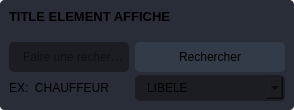
                     <widget class="QFrame" name="frame_recherche_2">
                      <property name="styleSheet">
                       <string notr="true">border-radius: 5px;</string>
                      </property>
                      <property name="frameShape">
                       <enum>QFrame::StyledPanel</enum>
                      </property>
                      <property name="frameShadow">
                       <enum>QFrame::Raised</enum>
                      </property>
                      <layout class="QVBoxLayout" name="verticalLayout_20">
                       <property name="spacing">
                        <number>0</number>
                       </property>
                       <property name="leftMargin">
                        <number>0</number>
                       </property>
                       <property name="topMargin">
                        <number>0</number>
                       </property>
                       <property name="rightMargin">
                        <number>0</number>
                       </property>
                       <property name="bottomMargin">
                        <number>0</number>
                       </property>
                       <item>
                        <widget class="QFrame" name="frame_content_recherche_2">
                         <property name="minimumSize">
                          <size>
                           <width>0</width>
                           <height>110</height>
                          </size>
                         </property>
                         <property name="maximumSize">
                          <size>
                           <width>16777215</width>
                           <height>110</height>
                          </size>
                         </property>
                         <property name="styleSheet">
                          <string notr="true">background-color: rgb(41, 45, 56);
border-radius: 5px;</string>
                         </property>
                         <property name="frameShape">
                          <enum>QFrame::StyledPanel</enum>
                         </property>
                         <property name="frameShadow">
                          <enum>QFrame::Raised</enum>
                         </property>
                         <layout class="QVBoxLayout" name="verticalLayout_21">
                          <property name="spacing">
                           <number>0</number>
                          </property>
                          <property name="leftMargin">
                           <number>0</number>
                          </property>
                          <property name="topMargin">
                           <number>0</number>
                          </property>
                          <property name="rightMargin">
                           <number>0</number>
                          </property>
                          <property name="bottomMargin">
                           <number>0</number>
                          </property>
                          <item>
                           <widget class="QFrame" name="frame_title_2">
                            <property name="frameShape">
                             <enum>QFrame::StyledPanel</enum>
                            </property>
                            <property name="frameShadow">
                             <enum>QFrame::Raised</enum>
                            </property>
                            <layout class="QVBoxLayout" name="verticalLayout_22">
                             <item>
                              <widget class="QLabel" name="label_titre_2">
                               <property name="font">
                                <font>
                                 <family>Segoe UI</family>
                                 <pointsize>10</pointsize>
                                 <weight>75</weight>
                                 <bold>true</bold>
                                </font>
                               </property>
                               <property name="text">
                                <string>TITLE ELEMENT AFFICHE</string>
                               </property>
                              </widget>
                             </item>
                            </layout>
                           </widget>
                          </item>
                          <item>
                           <widget class="QFrame" name="frame_bar_recherche_2">
                            <property name="frameShape">
                             <enum>QFrame::NoFrame</enum>
                            </property>
                            <property name="frameShadow">
                             <enum>QFrame::Raised</enum>
                            </property>
                            <layout class="QHBoxLayout" name="horizontalLayout_20">
                             <item>
                              <layout class="QGridLayout" name="gridLayout_2">
                               <item row="0" column="1">
                                <widget class="QPushButton" name="pushButton_2">
                                 <property name="minimumSize">
                                  <size>
                                   <width>150</width>
                                   <height>30</height>
                                  </size>
                                 </property>
                                 <property name="font">
                                  <font>
                                   <family>Segoe UI</family>
                                   <pointsize>9</pointsize>
                                  </font>
                                 </property>
                                 <property name="styleSheet">
                                  <string notr="true">QPushButton {
	border: 2px solid rgb(52, 59, 72);
	border-radius: 5px;	
	background-color: rgb(52, 59, 72);
}
QPushButton:hover {
	
	background-color: rgb(36, 73, 109);
	border: 2px solid rgb(61, 70, 86);
}
QPushButton:pressed {	
	
	background-color: rgb(85, 255, 255);
	border: 2px solid rgb(43, 50, 61);
}</string>
                                 </property>
                                 <property name="text">
                                  <string>Rechercher</string>
                                 </property>
                                 <property name="icon">
                                  <iconset resource="source.qrc">
                                   <normaloff>:/icon/resource/icon/20x20/cil-zoom-in.png</normaloff>:/icon/resource/icon/20x20/cil-zoom-in.png</iconset>
                                 </property>
                                </widget>
                               </item>
                               <item row="0" column="0">
                                <widget class="QLineEdit" name="lineEdit_2">
                                 <property name="minimumSize">
                                  <size>
                                   <width>0</width>
                                   <height>30</height>
                                  </size>
                                 </property>
                                 <property name="styleSheet">
                                  <string notr="true">QLineEdit {
	background-color: rgb(27, 29, 35);
	border-radius: 5px;
	border: 2px solid rgb(27, 29, 35);
	padding-left: 10px;
}
QLineEdit:hover {
	border: 2px solid rgb(64, 71, 88);
}
QLineEdit:focus {
	border: 2px solid rgb(91, 101, 124);
}</string>
                                 </property>
                                 <property name="placeholderText">
                                  <string>Faire une recherche</string>
                                 </property>
                                </widget>
                               </item>
                               <item row="1" column="0">
                                <widget class="QLabel" name="label_31">
                                 <property name="text">
                                  <string>EX:  CHAUFFEUR</string>
                                 </property>
                                </widget>
                               </item>
                               <item row="1" column="1">
                                <widget class="QComboBox" name="comboBox_2">
                                 <property name="font">
                                  <font>
                                   <family>Segoe UI</family>
                                   <pointsize>9</pointsize>
                                  </font>
                                 </property>
                                 <property name="styleSheet">
                                  <string notr="true">QComboBox{
	background-color: rgb(27, 29, 35);
	border-radius: 5px;
	border: 2px solid rgb(27, 29, 35);
	padding: 5px;
	padding-left: 10px;
}
QComboBox:hover{
	border: 2px solid rgb(64, 71, 88);
}
QComboBox QAbstractItemView {
	color: rgb(85, 170, 255);	
	background-color: rgb(27, 29, 35);
	padding: 10px;
	selection-background-color: rgb(39, 44, 54);
}</string>
                                 </property>
                                 <property name="editable">
                                  <bool>false</bool>
                                 </property>
                                 <property name="currentText">
                                  <string>LIBELE</string>
                                 </property>
                                 <property name="currentIndex">
                                  <number>0</number>
                                 </property>
                                 <property name="insertPolicy">
                                  <enum>QComboBox::InsertAtBottom</enum>
                                 </property>
                                 <item>
                                  <property name="text">
                                   <string>LIBELE</string>
                                  </property>
                                 </item>
                                 <item>
                                  <property name="text">
                                   <string>COÛT</string>
                                  </property>
                                 </item>
                                 <item>
                                  <property name="text">
                                   <string>SERVICE</string>
                                  </property>
                                 </item>
                                </widget>
                               </item>
                              </layout>
                             </item>
                            </layout>
                           </widget>
                          </item>
                         </layout>
                        </widget>
                       </item>
                      </layout>
                     </widget>
